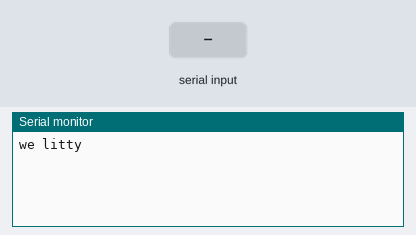
Bench run of a sketch on a simulated Arduino Uno, built with avr-gcc and run on an emulated ATmega328P. Parts: the last lines printed to the serial monitor. The inputs (shaded band) are chosen by the test bench.

Above: at 1.2 s.
1.3 s: "1" received over Serial
At 2.6 s:
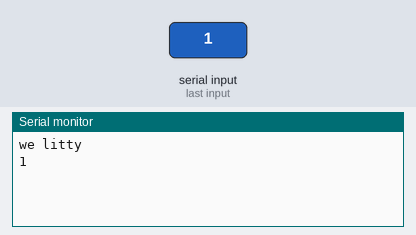
2.9 s: "0" received over Serial
At 4.0 s:
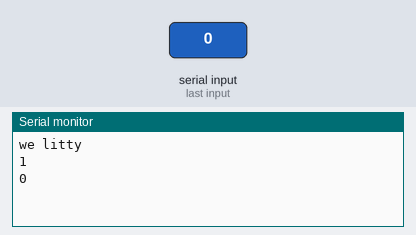
4.4 s: "2" received over Serial
At 5.1 s:
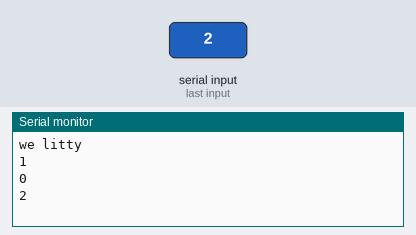

The sketch:

test2.ino
```cpp
void setup() {
  Serial.begin(9600);
  Serial.println("we litty");
}

void loop() {
  char inByte = ' ' ;
  if(Serial.available()){
    char inByte = Serial.read();
    Serial.println(inByte);
  }
  delay(100);
}
```

Measured:
- after the input at 1.3 s, the serial monitor: prints a new line after 0.10 s (image 1)
- after the input at 2.9 s, the serial monitor: prints a new line after 0.10 s (image 2)
- after the input at 4.4 s, the serial monitor: prints a new line at once (image 3)
